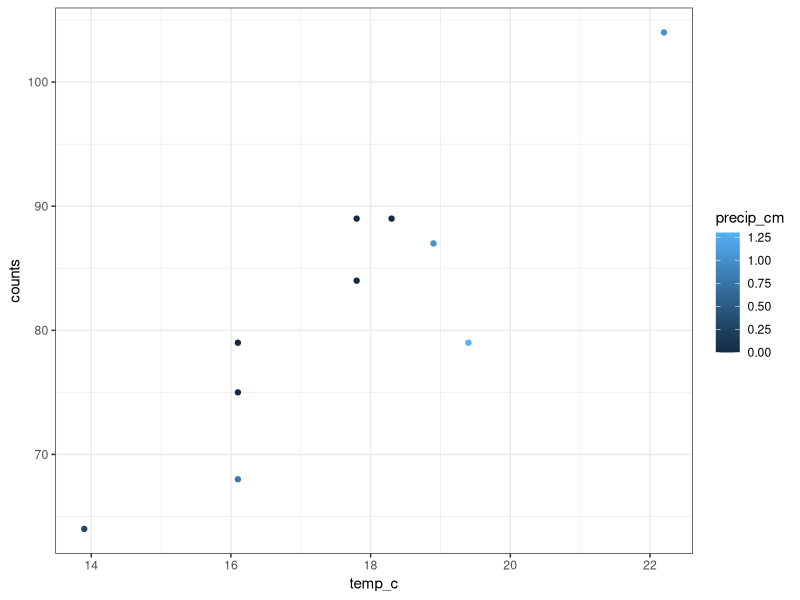

Reproduce this figure in R.
library(tidyverse)
library(broom)

# Load datasets
sample_events <- read_csv("data/sample_events.csv")

sample_weather <- read_csv("data/sample_weather.csv")

# Merge datasets into one dataframe
merged_dataset <- full_join(x = sample_events, y = sample_weather, by = "date")

# Exploratory plot
exploratory_plot <- merged_dataset %>%
  ggplot() +
  geom_point(aes(x = temp_c, y = counts, color = precip_cm)) +
  theme_bw()

# Construct a simple linear model and generate a summary table
linear_model <- lm(counts ~ temp_c + precip_cm, data = merged_dataset)

output_table <- tidy(linear_model)